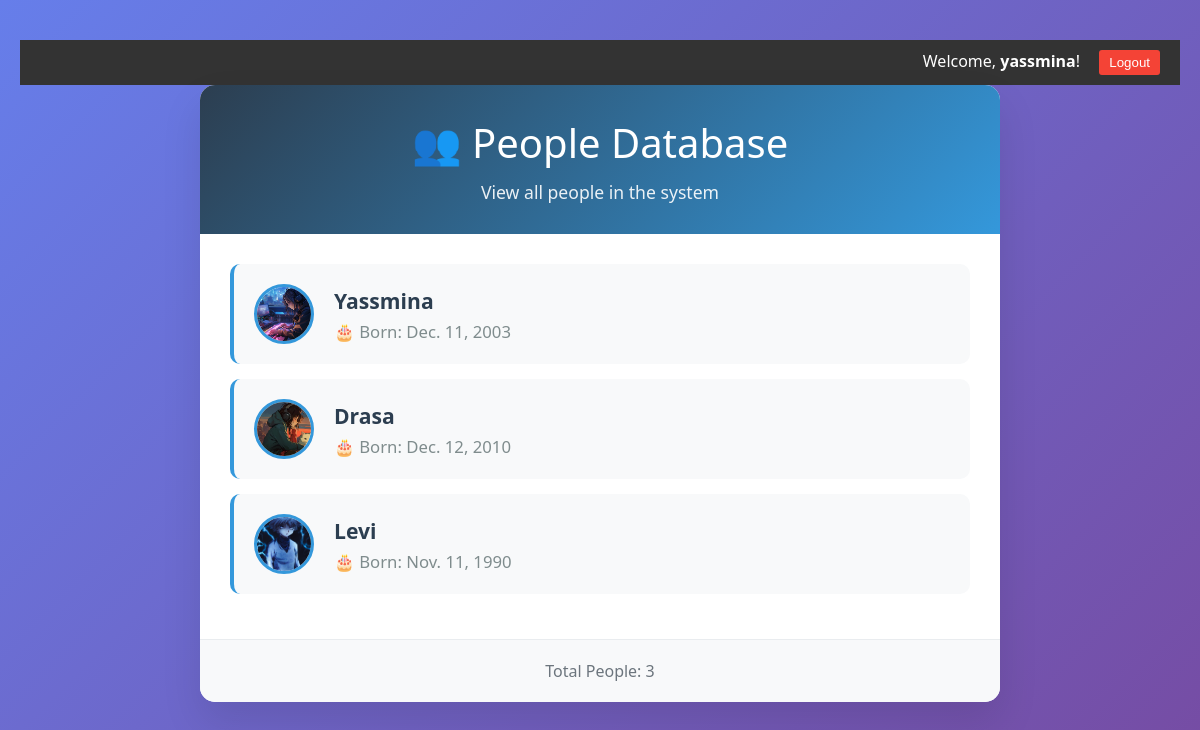
The app's page / (signed in) with its own data.
### djangoapp/models.py (models this page shows, shortened)
class Person(models.Model):
    name = models.CharField(max_length=50)
    birth = models.DateField()
    slug = models.SlugField()
    profile_picture = models.ImageField(upload_to='profile_pics/', #organize photo== #install library of images == pillow ==to handle the images
                                        default='default_user.png',
                                        blank=True)

### djangoapp/views.py (the view)
# urls.py: path('', views.djangoapp_view, name='home'),  # url home page
def djangoapp_view(request):
    person_list = Person.objects.all()
    return render(request, 'djangoapp.html', {'persons': person_list})

### djangoapp/templates/djangoapp.html (shortened to what this page needs)
{% extends 'base.html' %}
{% block content %}
<div class="container">
    <div class="header">
        <h1>👥 People Database</h1>
        <p>View all people in the system</p>
    </div>
    <div class="people-list">
        {% for person in persons %}
            <div class="person-item">
                <a href="{% url 'djangoapp:person' slug=person.slug %}" class="person-link">
                    <img src="{{ person.profile_picture.url }}" alt="{{ person.name }}" class="person-image">
                    <div class="person-info">
                        <div class="person-name">{{ person.name }}</div>
                        <div class="person-birth">🎂 Born: {{ person.birth }}</div>
                    </div>
                </a>
            </div>
        {% endfor %}
    </div>
    <div class="stats">
        Total People: {{ persons|length }}
    </div>
</div>
{% endblock %}

### templates/base.html (shortened to what this page needs)
<!DOCTYPE html>
<html>
<head>
</head>
<body>
    <div class="user-info">
        {% if user.is_authenticated %}
            Welcome, <strong>{{ user.username }}</strong>!
            <form action="{% url 'users:logout' %}" method='post'>
                <button type="submit">Logout</button>
            </form>
        {% else %}
            <a href="{% url 'users:login' %}">Login</a>
            <a href="{% url 'users:register' %}">Register</a>
        {% endif %}
    </div>
    <div class="content">
        {% block content %}
        {% endblock %}
    </div>
</body>
</html>

### templates/base.html (style rules this page uses)
.user-info { background: #333; color: white; padding: 10px 20px; text-align: right; }
.user-info form { display: inline; margin-left: 15px; }
.user-info button { background: #f44336; color: white; border: none; padding: 5px 10px; border-radius: 3px; cursor: pointer; }

### djangoapp/templates/djangoapp.html (style rules this page uses)
* { margin: 0; padding: 0; box-sizing: border-box; }
body { font-family: 'Segoe UI', Tahoma, Geneva, Verdana, sans-serif; background: linear-gradient(135deg, #667eea 0%, #764ba2 100%); min-height: 100vh; padding: 40px 20px; }
.container { max-width: 800px; margin: 0 auto; background: white; border-radius: 15px; box-shadow: 0 20px 40px rgba(0,0,0,0.1); overflow: hidden; }
.header { background: linear-gradient(135deg, #2c3e50 0%, #3498db 100%); color: white; padding: 30px; text-align: center; }
.header h1 { font-size: 2.5em; margin-bottom: 10px; font-weight: 300; }
.header p { opacity: 0.9; font-size: 1.1em; }
.people-list { padding: 30px; }
.person-item { background: #f8f9fa; margin-bottom: 15px; border-radius: 10px; transition: all 0.3s ease; border-left: 4px solid #3498db; overflow: hidden; }
.person-link { display: flex; align-items: center; padding: 20px; text-decoration: none; color: #2c3e50; font-size: 1.1em; transition: color 0.3s ease; }
.person-image { width: 60px; height: 60px; border-radius: 50%; object-fit: cover; margin-right: 20px; border: 3px solid #3498db; }
.person-info { flex: 1; }
.person-name { font-weight: 600; font-size: 1.2em; margin-bottom: 5px; }
.person-birth { color: #7f8c8d; font-size: 0.95em; }
.stats { background: #f8f9fa; padding: 20px; text-align: center; border-top: 1px solid #e9ecef; color: #6c757d; }

### records on screen
Person: profile_picture (picture), name "Yassmina", birth "Dec. 11, 2003"
Person: profile_picture (picture), name "Drasa", birth "Dec. 12, 2010"
Person: profile_picture (picture), name "Levi", birth "Nov. 11, 1990"

### other values on screen
{{ user.username }} "yassmina"
{{ persons|length }} "3"
